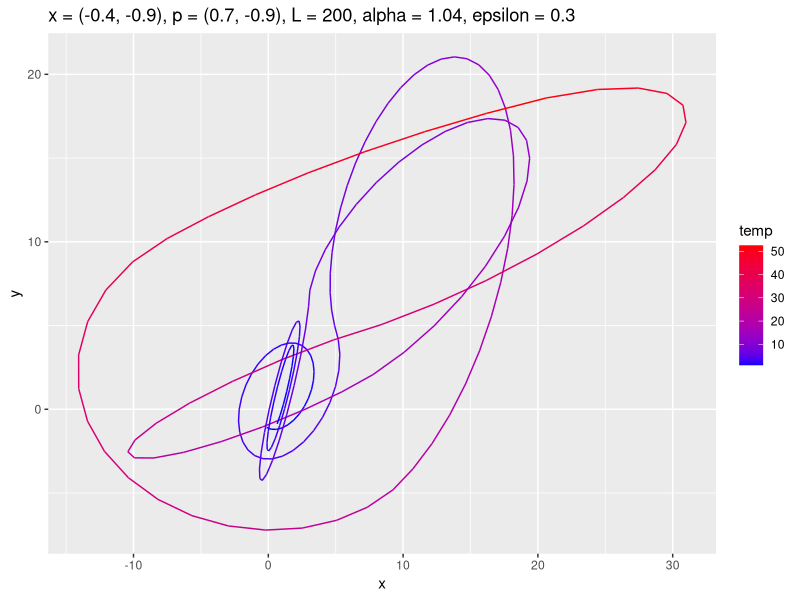
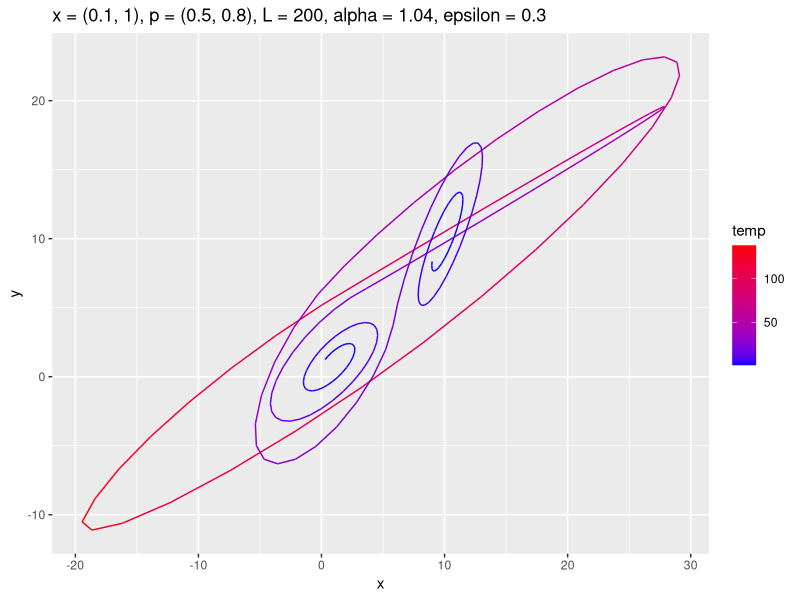
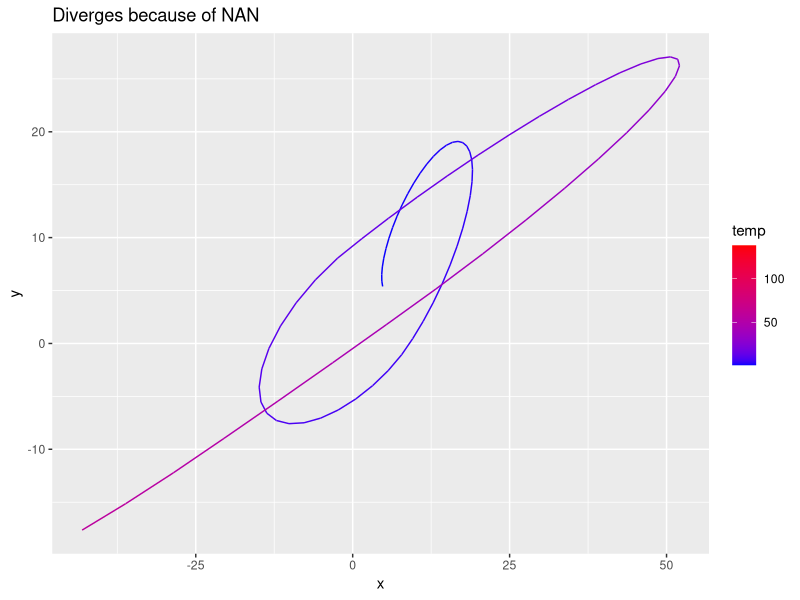
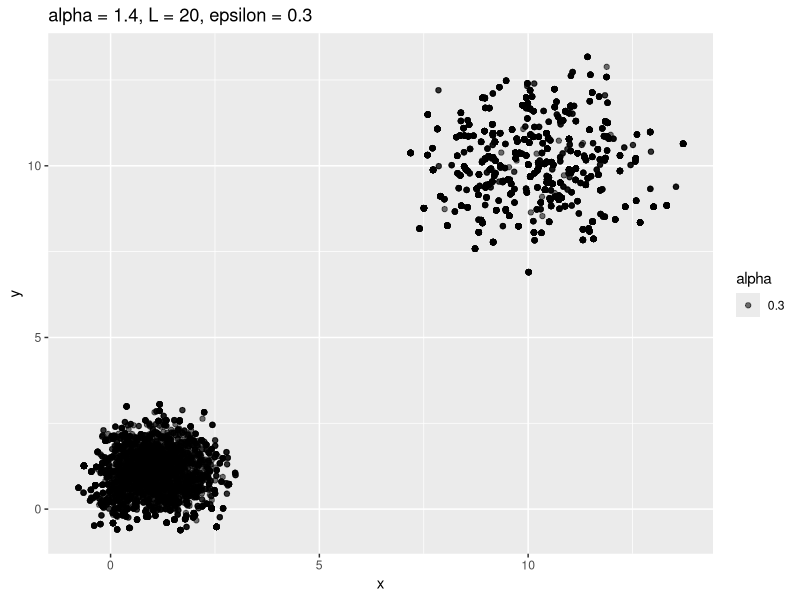
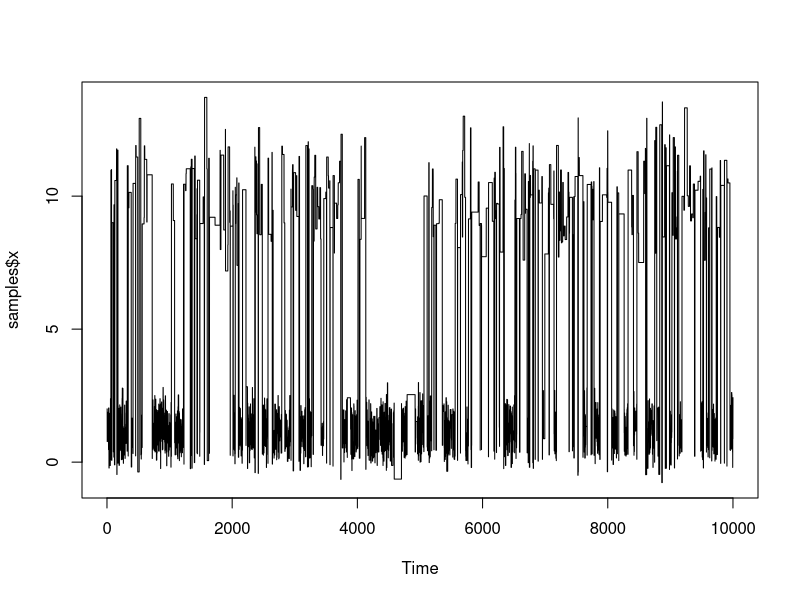
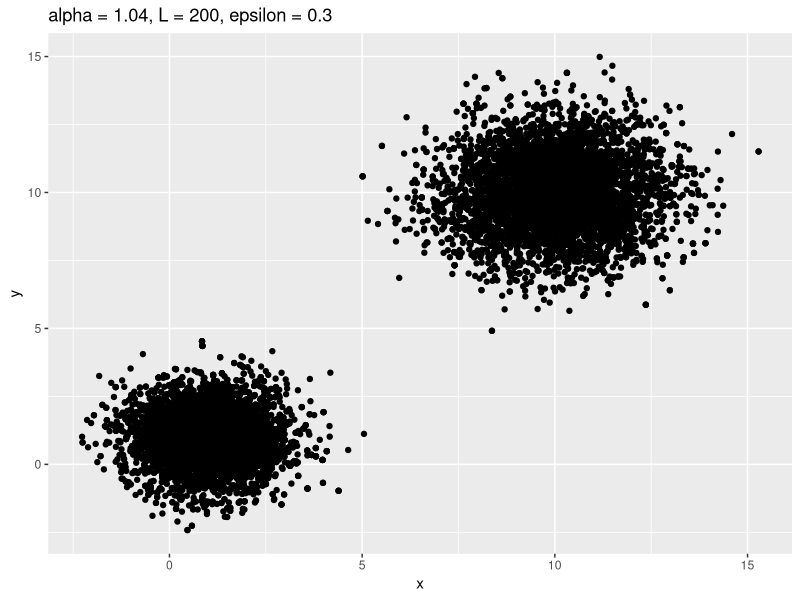
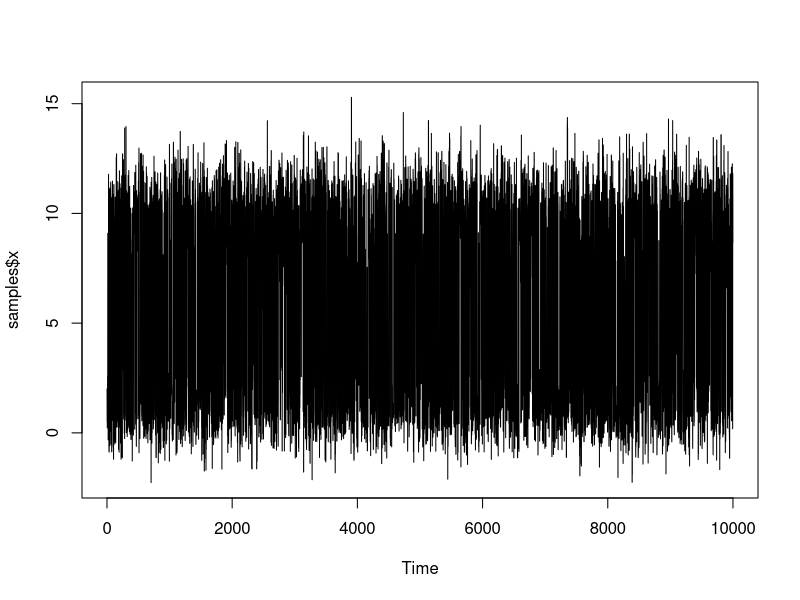
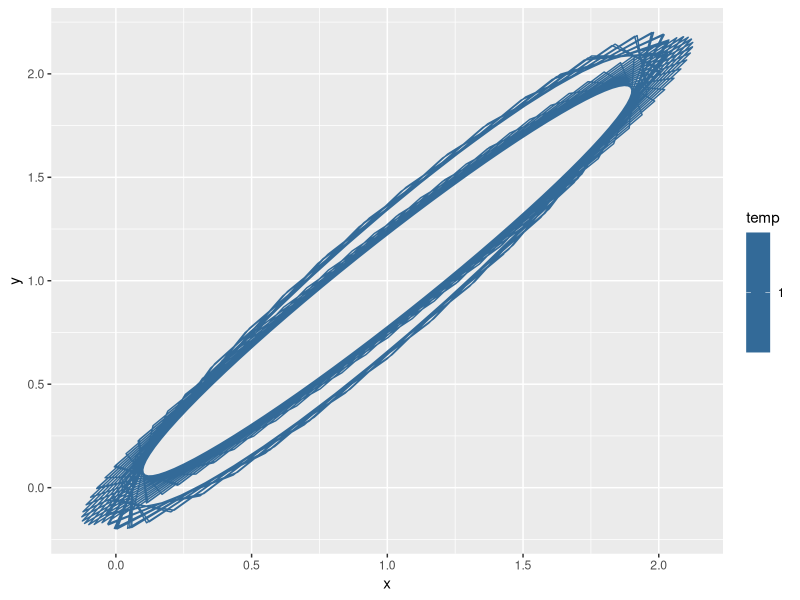

Reproduce these figures in R, in order.
## ---- chunk 1
library(tidyverse)
library(mvtnorm)
path <- read.csv("./sim_output/path1.csv")
path %>%
    ggplot(aes(x = x, y = y, color = temp)) +
    ggtitle("x = (-0.4, -0.9), p = (0.7, -0.9), L = 200, alpha = 1.04, epsilon = 0.3") +
    geom_path() + scale_color_gradient(low = "blue", high = "red")


path <- read.csv("./sim_output/path2.csv")
path %>%
    ggplot(aes(x = x, y = y, color = temp)) +
    ggtitle("x = (0.1, 1), p = (0.5, 0.8), L = 200, alpha = 1.04, epsilon = 0.3") +
    geom_path() + scale_color_gradient(low = "blue", high = "red")

path <- read.csv("./sim_output/path3.csv")
path %>%
    ggplot(aes(x = x, y = y, color = temp)) +
    ggtitle("Diverges because of NAN") +
    geom_path() + scale_color_gradient(low = "blue", high = "red")
## ---- chunk 2
cov1 <- diag(c(1, 1))
cov2 <- diag(c(2, 2))
covs <- list(cov1, cov2)

means <- list(c(1, 1), c(10, 10))
weights <- c(0.5, 0.5)

params <- list("means" = means, "covs" = covs,
               "num_steps" = 200,
               "step_size" = 0.3,
               "alpha" = 1.04,
               "mass" = diag(c(1, 1)))

# samples <- get_samples(c(2, 2), params, weights, n_samples = 10000)
samples <- read.csv("./sim_output/far_modes_hmc_1.4.csv")
samples %>%
    ggplot(aes(x = x, y = y, alpha = 0.3)) + geom_point() + ggtitle("alpha = 1.4, L = 20, epsilon = 0.3")

ts.plot(samples$x)

samples <- read.csv("./sim_output/far_modes_hmc_1.04.csv")
samples %>%
    ggplot(aes(x = x, y = y)) + geom_point() + ggtitle("alpha = 1.04, L = 200, epsilon = 0.3")

ts.plot(samples$x)
## ---- chunk 3
# T <- c(2, 4, 8, 16, 32)
cov1 <- diag(c(1, 1)) / T
cov2 <- diag(c(2, 2)) / T
covs <- list(cov1, cov2)

means <- list(c(1, 1), c(10, 10))
weights <- c(0.5, 0.5)

params <- list("means" = means, "covs" = covs,
               "num_steps" = 200,
               "step_size" = 0.3,
               "alpha" = 1.0,
               "mass" = diag(c(1, 1)))

path <- read.csv("./sim_output/path_temp_16.csv")
path %>% ggplot(aes(x = x, y = y, color = temp)) + geom_path()
## ---- chunk 4
samples <- read.csv("./sim_output/distant_modes_temps.csv")
samples %>%
    ggplot(aes(x = x, y = y, alpha = 0.3)) + geom_bin2d() + facet_wrap(~temp)
## ---- chunk 5

## ---- chunk 6
cov1 <- matrix(c(1, 0.95, 0.95, 1), nrow = 2, byrow = TRUE)
cov2 <- matrix(c(1, -0.95, -0.95, 1), nrow = 2, byrow = TRUE)

covs <- list(cov1, cov2)
means <- list(c(1, 1), c(1, 1))

params <- list("means" = means, "covs" = covs,
               "num_steps" = 10,
               "step_size" = 0.05,
               "alpha" = 1,
               "mass" = diag(c(1, 1)))
class(params) <- "HMC_sim_parameters"

# moved sampling from R to C++ for faster performance
df <- read.csv("./sim_output/correlated_target_n_HMC.csv")
df %>%
    ggplot(aes(x = x, y = y)) + geom_point()
